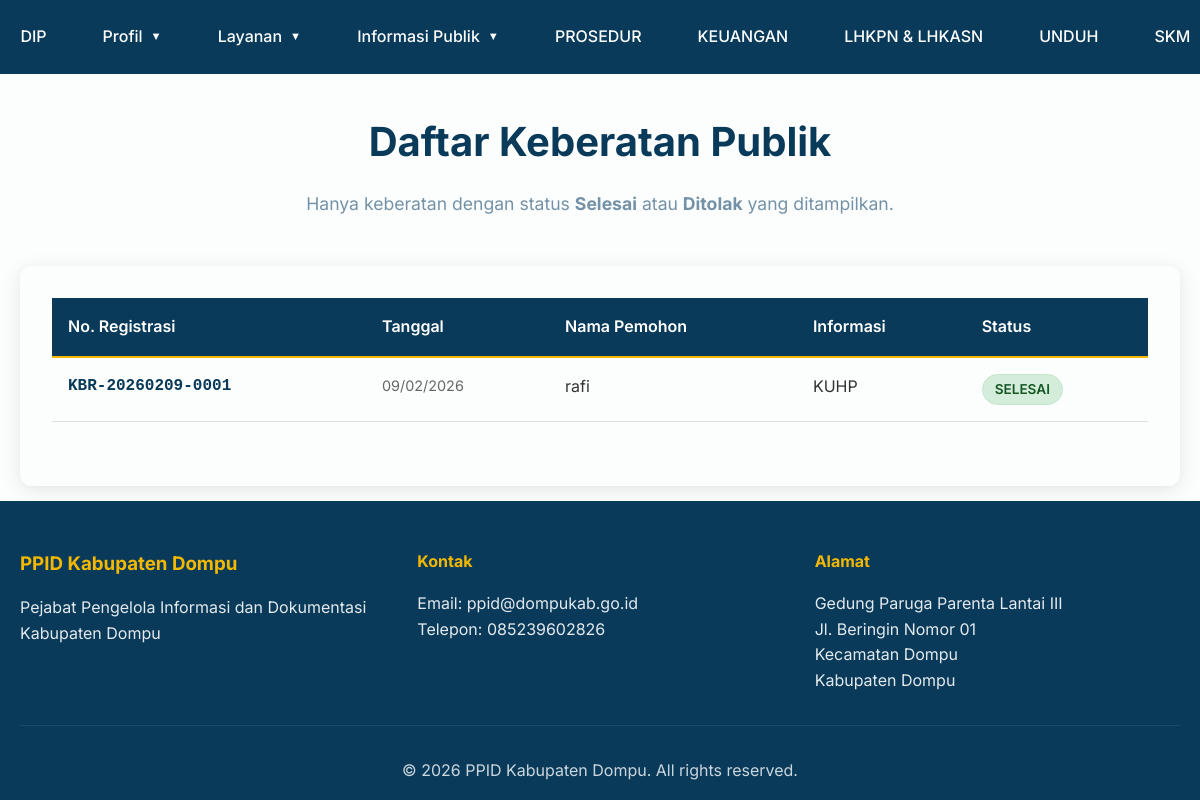
/pages/daftar-keberatan-publik.php, run on the app's committed database.
### tables this page shows
CREATE TABLE `menus` (
  `id` int(11) NOT NULL,
  `name` varchar(100) NOT NULL,
  `url` varchar(255) NOT NULL,
  `parent_id` int(11) DEFAULT 0,
  `order_index` int(11) DEFAULT 0,
  `is_active` tinyint(1) DEFAULT 1,
  `created_at` timestamp NOT NULL DEFAULT current_timestamp(),
  `updated_at` timestamp NOT NULL DEFAULT current_timestamp() ON UPDATE current_timestamp()
);

CREATE TABLE `keberatan` (
  `id` int(11) NOT NULL,
  `nomor_registrasi` varchar(50) NOT NULL,
  `nama_lengkap` varchar(150) NOT NULL,
  `identitas` varchar(50) NOT NULL,
  `no_identitas` varchar(100) NOT NULL,
  `scan_identitas` varchar(255) NOT NULL,
  `informasi_diminta` text NOT NULL,
  `alasan_pengajuan` text NOT NULL,
  `keterangan_tambahan` text DEFAULT NULL,
  `status` enum('diajukan','diproses','selesai','ditolak') DEFAULT 'diajukan',
  `putusan` text DEFAULT NULL,
  `tanggal_pengajuan` timestamp NOT NULL DEFAULT current_timestamp(),
  `tanggal_putusan` timestamp NULL DEFAULT NULL
);

### includes/config.php (called while the page is built, shortened)
<?php
function buildUrl($url) {
    $url = trim((string)$url);
    if ($url === '' || $url === '#') {
        return '#';
    }
    return rtrim(BASE_URL, '/') . '/' . ltrim($url, '/');
}
?>

### pages/daftar-keberatan-publik.php (the view, shortened to what this page needs)
<?php
require_once '../includes/config.php';
$page = isset($_GET['page']) ? (int)$_GET['page'] : 1;
$limit = 10;
$offset = ($page - 1) * $limit;
$stmt = $conn->prepare("
    SELECT nomor_registrasi, nama_lengkap, informasi_diminta, status, tanggal_pengajuan
    FROM keberatan
    WHERE status IN ('selesai', 'ditolak')
    ORDER BY tanggal_pengajuan DESC
    LIMIT ? OFFSET ?
");
$stmt->bind_param("ii", $limit, $offset);
$stmt->execute();
$keberatanList = $stmt->get_result()->fetch_all(MYSQLI_ASSOC);
?>
<!DOCTYPE html>
<html lang="id">
<head>
    <link rel="stylesheet" href="../css/style.css">
</head>
<body class="daftar-permohonan-body">
    <?php include '../includes/header.php'; ?>
    <main class="daftar-page">
        <div class="container">
            <div class="page-header">
                <h1>Daftar Keberatan Publik</h1>
                <p>Hanya keberatan dengan status <strong>Selesai</strong> atau <strong>Ditolak</strong> yang ditampilkan.</p>
            </div>
            <div class="table-container">
                <table class="permohonan-table">
                    <thead>
                        <tr>
                            <th>No. Registrasi</th>
                            <th>Tanggal</th>
                            <th>Nama Pemohon</th>
                            <th>Informasi</th>
                            <th>Status</th>
                        </tr>
                    </thead>
                    <tbody>
                        <?php if (!empty($keberatanList)): ?>
                            <?php foreach ($keberatanList as $k): ?>
                                <tr>
                                    <td class="nomor-reg"><?php echo htmlspecialchars($k['nomor_registrasi']); ?></td>
                                    <td class="tanggal"><?php echo date('d/m/Y', strtotime($k['tanggal_pengajuan'])); ?></td>
                                    <td><?php echo htmlspecialchars($k['nama_lengkap']); ?></td>
                                    <td class="ringkasan"><?php echo htmlspecialchars($k['informasi_diminta']); ?></td>
                                    <td>
                                        <span class="status-badge status-<?php echo $k['status']; ?>">
                                            <?php echo $k['status'] === 'selesai' ? 'Selesai' : 'Ditolak'; ?>
                                        </span>
                                    </td>
                                </tr>
                            <?php endforeach; ?>
                        <?php else: ?>
                            <tr>
                                <td colspan="5" style="text-align:center; padding: 1.5rem;">Belum ada keberatan selesai/ditolak.</td>
                            </tr>
                        <?php endif; ?>
                    </tbody>
                </table>
            </div>
        </div>
    </main>
    <?php include '../includes/footer.php'; ?>
</body>
</html>

### includes/header.php (shortened to what this page needs)
<header class="header" id="header">
    <div class="container">
        <div class="header-content">
            <nav class="nav-menu">
                <ul class="nav-list">
                    <?php
                    global $conn;
                    $menuByParent = [];
                    $result = $conn->query("SELECT * FROM menus WHERE is_active = 1 ORDER BY parent_id ASC, order_index ASC");
                    while ($row = $result->fetch_assoc()) {
                        $menuByParent[(int)$row['parent_id']][] = $row;
                    }
                    function renderNavMenu($menuByParent, $parentId = 0) {
                        foreach ($menuByParent[$parentId] as $menu) {
                            $menuId = (int)$menu['id'];
                            $hasChildren = !empty($menuByParent[$menuId]);
                            echo '<li class="nav-item">';
                            if ($hasChildren) {
                                echo '<a href="' . buildUrl($menu['url']) . '" class="nav-link dropdown-toggle">' . htmlspecialchars($menu['name']) . '</a>';
                            } else {
                                echo '<a href="' . buildUrl($menu['url']) . '" class="nav-link">' . htmlspecialchars($menu['name']) . '</a>';
                            }
                            echo '</li>';
                        }
                    }
                    renderNavMenu($menuByParent, 0);
                    ?>
                </ul>
            </nav>
        </div>
    </div>
</header>

### data on the page
menus: name "DIP"
menus: name "Profil"
menus: name "Layanan"
menus: name "Informasi Publik"
menus: name "PROSEDUR"
menus: name "KEUANGAN"
menus: name "LHKPN & LHKASN"
menus: name "UNDUH"
menus: name "SKM"
keberatan: nomor_registrasi "KBR-20260209-0001", tanggal_pengajuan "09/02/2026", nama_lengkap "rafi", informasi_diminta "KUHP", status "SELESAI"
